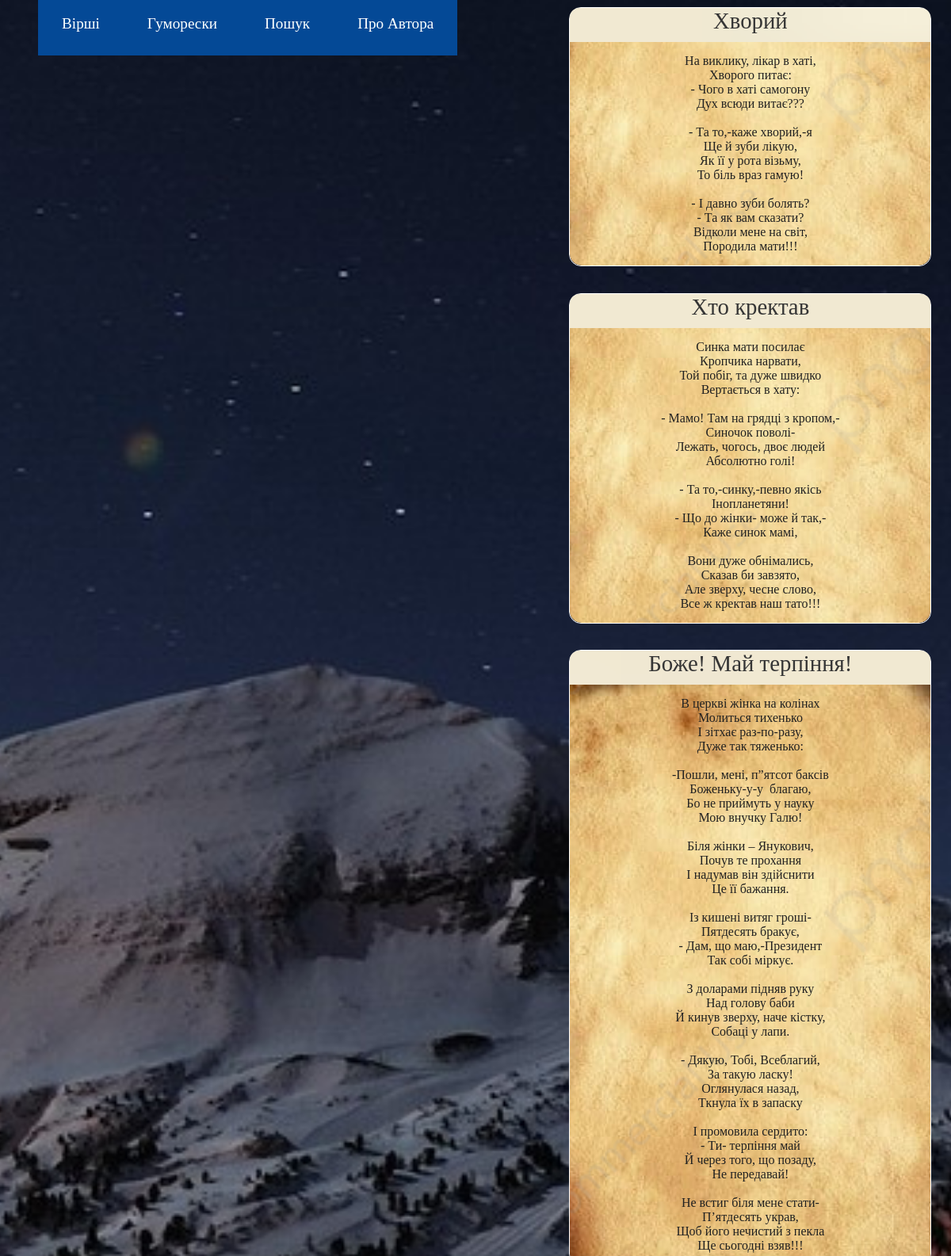
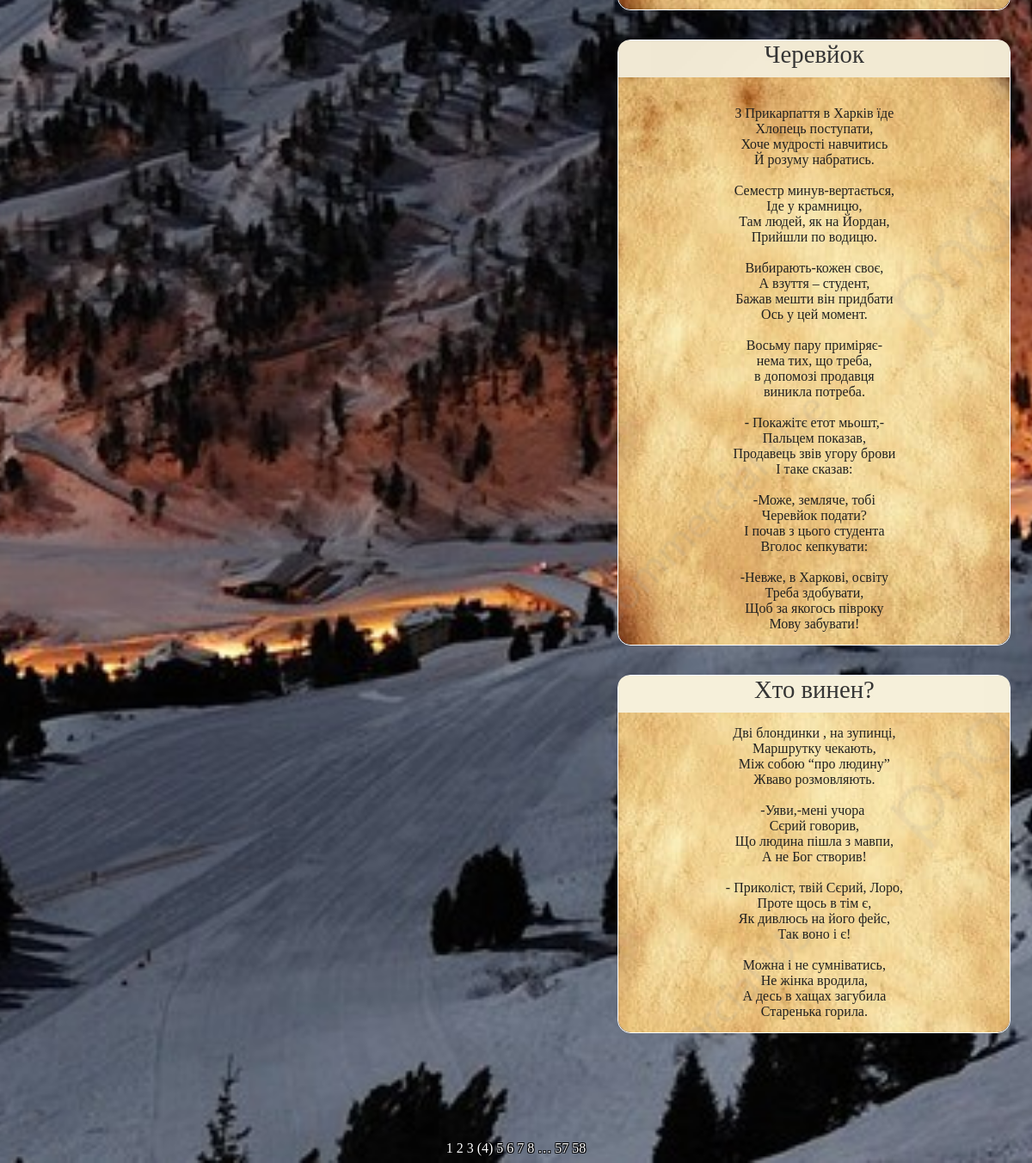
/humoresques/4, run on the app's committed database (2 pictures, top to bottom).
### app/models.py (models this page shows)
class Humoresque(db.Model):
    id = db.Column(db.Integer, primary_key=True)
    title = db.Column(db.String(20), unique=True)
    text = db.Column(db.String(1028), unique=True)

### app/routes.py (the view)
@app.route('/humoresques/<int:hum_page_num>')
def humoresques(hum_page_num):
    humoresques = Humoresque.query.paginate(per_page=5, page=hum_page_num, error_out=True)
    return render_template('humoresques.html', title='Гуморески',  humoresques=humoresques)

### app/templates/humoresques.html
{% extends "base.html" %}
{% block app_content %}
    {% for humoresque in humoresques.items %}
        {% include "_humoresque.html" %}
    {% endfor %}
    <div class="pagination-links">
    {% for page in humoresques.iter_pages() %}
        {% if page %}
            {% if page != humoresques.page %}
                <a href="{{ url_for('humoresques', hum_page_num=page) }}">{{ page }}</a>
            {% else %}
                <span style="color: white;">({{ page }})</span>
            {% endif %}
        {% else %}
            <span class=ellipsis style="color: white;">…</span>
        {% endif %}
    {% endfor %}
    </div>
{% endblock %}

### app/templates/base.html (shortened to what this page needs)
<html>
    <head>
        <link rel="stylesheet" href="{{ url_for('static', filename='styles.css') }}"/>
    </head>
    <body>
        <div id="navbar-container">
            <div id="navbar">
                <div class="link-div">
                    <nav>
                        <ul class="nav-links">
                            <li><a href="{{ url_for('poems', page_num=1) }}">Вірші</a></li>
                            <li><a href="{{ url_for('humoresques', hum_page_num=1) }}">Гуморески</a></li>
                            <li><a href="{{ url_for('search') }}">Пошук</a></li>
                            <li><a href="{{ url_for('about') }}">Про Автора</a></li>
                        </ul>
                    </nav>
                </div>
            </div>
        </div>
        <div id="page_container">
            {% block content %}
            <div class="container-fluid" style="margin-top: 100px;">
                {% block app_content %}{% endblock %}
            </div>
            {% endblock %}
        </div>
    </body>
</html>

### app/templates/_humoresque.html
{% extends "base.html" %}
{% block app_content %}
    <div id="poem-container">
        <div id="title">{{humoresque.title}}</div>
        <pre><div id="text">{{humoresque.text}}</div></pre>
    </div>
{% endblock %}

### app/static/styles.css (style rules this page uses)
#poem-container { width: 455px; border: 1px solid white; color: white; margin-left: 60%; margin-top: -5.7rem; margin-bottom: 125px; border-radius: 15px; }
#title { width: 100%; height: 40px; background: url('/static/title_bg.jpg') no-repeat center center fixed; -webkit-background-size: cover; -moz-background-size: cover; -o-background-size: cover; background-size: cover; font-family: 'Lobster Two', cursive; font-size: 1.8rem; color: #353535; text-align: center; padding-bottom: 5px; border-radius: 12px 12px 0 0; }
#text { background: url('/static/poem_bg.jpg') no-repeat center center; width: 455px; -webkit-background-size: cover; -moz-background-size: cover; -o-background-size: cover; background-size: cover; font-family: 'Lobster Two', cursive ; font-size: 1rem; color: #212121; text-align: center; margin-top: -15px; margin-bottom: -13px; padding-top: 15px; padding-bottom: 15px; border-radius:0 0 15px 15px; }
#navbar-container { position: absolute; top: 0; height: 100px; width: 50%; }
#navbar { position: fixed; display: flex; justify-content: space-between; align-items: center; font-size: 1.2rem; margin-bottom: 100px; margin-right: -500px; }
a { text-decoration: none; color: white; }
body { background: url('/static/night-mnt.jpg') no-repeat center center fixed; -webkit-background-size: cover; -moz-background-size: cover; -o-background-size: cover; background-size: cover; font-family: 'Lobster Two', cursive; }
.nav-links { display: flex; list-style: none; }
.nav-links a { padding: 30px; margin-right: 0px; background: rgb(4, 73, 150); transition: 0.3s ease-out; }
.pagination-links { text-align: center; text-shadow: -1px -1px 0 #000, 1px -1px 0 #000, -1px 1px 0 #000, 1px 1px 0 #000; float: bottom 0; }

### data on the page
Humoresque: title "Хворий", text "На виклику, лікар в хаті, Хворого питає: - Чого в хаті самогону Дух всюди витає??? - Та то,-каже хворий,-я Ще й зуби лікую, Як її у рота візьму, То біль враз гамую! - І давно зуби болять? - Та як вам сказати? Відколи мене на світ, Породила мати!!!"
Humoresque: title "Хто кректав", text "Синка мати посилає Кропчика нарвати, Той побіг, та дуже швидко Вертається в хату: - Мамо! Там на грядці з кропом,- Синочок поволі- Лежать, чогось, двоє людей Абсолютно голі! - Та то,-синку,-певно якісь Інопланетяни! - Що до жінки- може й так,- Каже синок мамі, Вони дуже обнімались, Сказав би завзято, Але зверху, чесне слово, Все ж кректав наш тато!!!"
Humoresque: title "Боже! Май терпіння!", text "В церкві жінка на колінах Молиться тихенько І зітхає раз-по-разу, Дуже так тяженько: -Пошли, мені, п”ятсот баксів Боженьку-у-у благаю, Бо не приймуть у науку Мою внучку Галю! Біля жінки – Янукович, Почув те прохання І надумав він здійснити Це її бажання. Із кишені витяг гроші- Пятдесять бракує, - Дам, що маю,-Президент Так собі міркує. З доларами підняв руку Над голову баби Й кинув зверху, наче кістку, Собаці у лапи. - Дякую, Тобі, Всеблагий, За такую ласку! Оглянулася назад, Ткнула їх в запаску І промовила сердито: - Ти- терпіння май Й через того, що позаду, Не передавай! Не встиг біля мене стати- П’ятдесять украв, Щоб його нечистий з пекла Ще сьогодні взяв!!!"
Humoresque: title "Черевйок", text "З Прикарпаття в Харків їде Хлопець поступати, Хоче мудрості навчитись Й розуму набратись. Семестр минув-вертається, Іде у крамницю, Там людей, як на Йордан, Прийшли по водицю. Вибирають-кожен своє, А взуття – студент, Бажав мешти він придбати Ось у цей момент. Восьму пару приміряє- нема тих, що треба, в допомозі продавця виникла потреба. - Покажітє етот мьошт,- Пальцем показав, Продавець звів угору брови І таке сказав: -Може, земляче, тобі Черевйок подати? І почав з цього студента Вголос кепкувати: -Невже, в Харкові, освіту Треба здобувати, Щоб за якогось півроку Мову забувати!"
Humoresque: title "Хто винен?", text "Дві блондинки , на зупинці, Маршрутку чекають, Між собою “про людину” Жваво розмовляють. -Уяви,-мені учора Сєрий говорив, Що людина пішла з мавпи, А не Бог створив! - Приколіст, твій Сєрий, Лоро, Проте щось в тім є, Як дивлюсь на його фейс, Так воно і є! Можна і не сумніватись, Не жінка вродила, А десь в хащах загубила Старенька горила."

### other printed values
{{ page }} "1" "2" "3" "5" "6" "7" "8" "57" "58"
{{ page }} "4"
